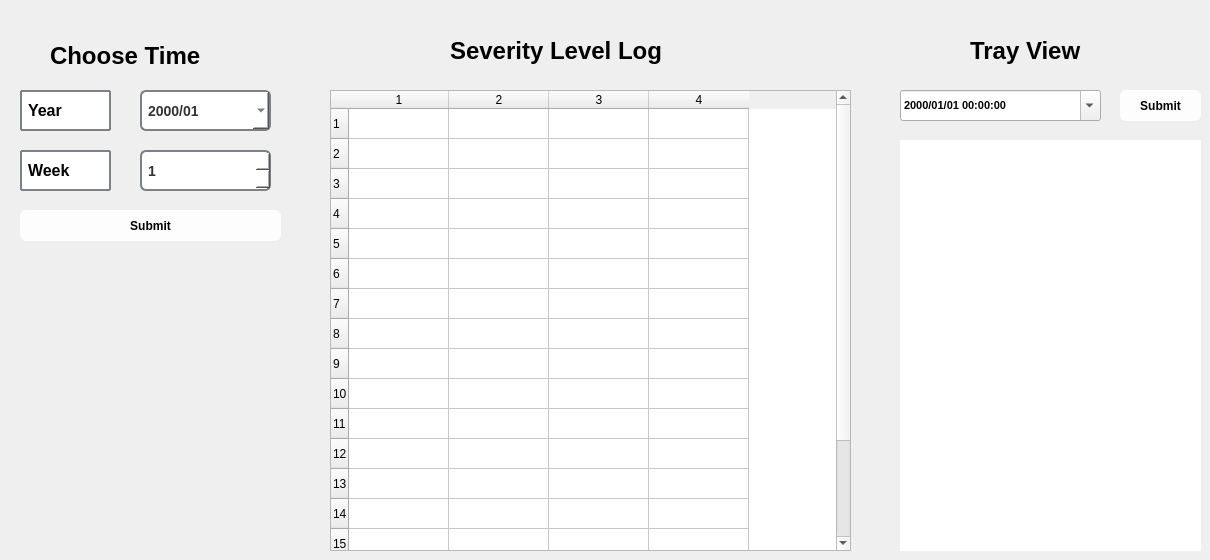
    <widget class="QWidget" name="severityPage">
     <widget class="QTableWidget" name="severityTable">
      <property name="geometry">
       <rect>
        <x>330</x>
        <y>90</y>
        <width>521</width>
        <height>461</height>
       </rect>
      </property>
      <property name="rowCount">
       <number>18</number>
      </property>
      <property name="columnCount">
       <number>4</number>
      </property>
      <row/>
      <row/>
      <row/>
      <row/>
      <row/>
      <row/>
      <row/>
      <row/>
      <row/>
      <row/>
      <row/>
      <row/>
      <row/>
      <row/>
      <row/>
      <row/>
      <row/>
      <row/>
      <column/>
      <column/>
      <column/>
      <column/>
     </widget>
     <widget class="QLabel" name="trayCamera">
      <property name="geometry">
       <rect>
        <x>900</x>
        <y>140</y>
        <width>301</width>
        <height>411</height>
       </rect>
      </property>
      <property name="styleSheet">
       <string notr="true">background-color:white;</string>
      </property>
      <property name="text">
       <string/>
      </property>
     </widget>
     <widget class="QLabel" name="logLogo">
      <property name="geometry">
       <rect>
        <x>460</x>
        <y>60</y>
        <width>51</width>
        <height>41</height>
       </rect>
      </property>
      <property name="text">
       <string/>
      </property>
      <property name="pixmap">
       <pixmap>../../../../Users/VICTUS/Downloads/1960242.png</pixmap>
      </property>
      <property name="scaledContents">
       <bool>true</bool>
      </property>
     </widget>
     <widget class="QLabel" name="chooseYearMonth">
      <property name="geometry">
       <rect>
        <x>20</x>
        <y>90</y>
        <width>91</width>
        <height>41</height>
       </rect>
      </property>
      <property name="font">
       <font>
        <pointsize>12</pointsize>
        <weight>75</weight>
        <bold>true</bold>
       </font>
      </property>
      <property name="styleSheet">
       <string notr="true">#chooseYearMonth {
    border: 2px solid #4CAF50;
    border-radius: 1px;
    padding: 2px;
	background-color: rgb(255, 255, 255);
	border-color: rgb(123, 128, 137);
}
</string>
      </property>
      <property name="text">
       <string>Year</string>
      </property>
      <property name="wordWrap">
       <bool>true</bool>
      </property>
     </widget>
     <widget class="QDateEdit" name="dateEdit">
      <property name="geometry">
       <rect>
        <x>140</x>
        <y>90</y>
        <width>131</width>
        <height>41</height>
       </rect>
      </property>
      <property name="font">
       <font>
        <pointsize>-1</pointsize>
        <weight>75</weight>
        <bold>true</bold>
       </font>
      </property>
      <property name="styleSheet">
       <string notr="true">#QDateTimeEdit, QDateEdit, QSpinBox {
    border: 2px solid #2E8B57;
    border-radius: 6px;
    padding: 4px;
    background-color: #ffffff;
    color: #333333;
    font-size: 14px;
    border-color: rgb(123, 128, 137);
}</string>
      </property>
      <property name="maximumDateTime">
       <datetime>
        <hour>23</hour>
        <minute>59</minute>
        <second>59</second>
        <year>9999</year>
        <month>12</month>
        <day>30</day>
       </datetime>
      </property>
      <property name="displayFormat">
       <string>yyyy/MM</string>
      </property>
      <property name="calendarPopup">
       <bool>true</bool>
      </property>
     </widget>
     <widget class="QLabel" name="chooseWeek">
      <property name="geometry">
       <rect>
        <x>20</x>
        <y>150</y>
        <width>91</width>
        <height>41</height>
       </rect>
      </property>
      <property name="font">
       <font>
        <pointsize>12</pointsize>
        <weight>75</weight>
        <bold>true</bold>
       </font>
      </property>
      <property name="styleSheet">
       <string notr="true">#chooseYearMonth, #chooseWeek {
    border: 2px solid #4CAF50;
    border-radius: 1px;
    padding: 2px;
	background-color: rgb(255, 255, 255);
	border-color: rgb(123, 128, 137);
}
</string>
      </property>
      <property name="text">
       <string>Week</string>
      </property>
      <property name="wordWrap">
       <bool>true</bool>
      </property>
     </widget>
     <widget class="QSpinBox" name="weekEdit">
      <property name="geometry">
       <rect>
        <x>140</x>
        <y>150</y>
        <width>131</width>
        <height>41</height>
       </rect>
      </property>
      <property name="font">
       <font>
        <pointsize>-1</pointsize>
        <weight>75</weight>
        <bold>true</bold>
       </font>
      </property>
      <property name="styleSheet">
       <string notr="true">#QDateTimeEdit, QDateEdit, QSpinBox {
    border: 2px solid #2E8B57;
    border-radius: 6px;
    padding: 4px;
    background-color: #ffffff;
    color: #333333;
    font-size: 14px;
    border-color: rgb(123, 128, 137);
}</string>
      </property>
      <property name="minimum">
       <number>1</number>
      </property>
      <property name="maximum">
       <number>4</number>
      </property>
     </widget>
     <widget class="QPushButton" name="submitDateTime">
      <property name="geometry">
       <rect>
        <x>20</x>
        <y>210</y>
        <width>261</width>
        <height>31</height>
       </rect>
      </property>
      <property name="styleSheet">
       <string notr="true">QPushButton {
	background-color: rgb(253, 253, 253);
    border-color: #2E8B57; /* SeaGreen */
    color: black;
    font-weight: bold;
    border: none;
    border-radius: 6px;
    padding: 8px 16px;
}

QPushButton:hover {
	border-color: rgb(85, 85, 255);
	background-color: rgb(166, 205, 255);
}

QPushButton:pressed {
    background-color: rgb(176, 176, 255);
}</string>
      </property>
      <property name="text">
       <string>Submit</string>
      </property>
     </widget>
     <widget class="QWidget" name="dateAndTimeList" native="true">
      <property name="geometry">
       <rect>
        <x>20</x>
        <y>260</y>
        <width>261</width>
        <height>291</height>
       </rect>
      </property>
     </widget>
     <widget class="QLabel" name="dashboardTitle_4">
      <property name="geometry">
       <rect>
        <x>50</x>
        <y>40</y>
        <width>201</width>
        <height>31</height>
       </rect>
      </property>
      <property name="font">
       <font>
        <pointsize>18</pointsize>
        <weight>75</weight>
        <bold>true</bold>
       </font>
      </property>
      <property name="text">
       <string>Choose Time</string>
      </property>
     </widget>
     <widget class="QLabel" name="dashboardTitle_5">
      <property name="geometry">
       <rect>
        <x>450</x>
        <y>30</y>
        <width>291</width>
        <height>41</height>
       </rect>
      </property>
      <property name="font">
       <font>
        <pointsize>18</pointsize>
        <weight>75</weight>
        <bold>true</bold>
       </font>
      </property>
      <property name="text">
       <string>Severity Level Log</string>
      </property>
     </widget>
     <widget class="QDateTimeEdit" name="dateTimeEdit">
      <property name="geometry">
       <rect>
        <x>900</x>
        <y>90</y>
        <width>201</width>
        <height>31</height>
       </rect>
      </property>
      <property name="font">
       <font>
        <pointsize>8</pointsize>
        <weight>75</weight>
        <bold>true</bold>
       </font>
      </property>
      <property name="styleSheet">
       <string notr="true">#QDateTimeEdit, QDateEdit, QSpinBox {
    border: 2px solid #2E8B57;
    border-radius: 6px;
    padding: 4px;
    background-color: #ffffff;
    color: #333333;
    font-size: 14px;
    border-color: rgb(123, 128, 137);
}</string>
      </property>
      <property name="displayFormat">
       <string>yyyy/MM/dd HH:mm:ss</string>
      </property>
      <property name="calendarPopup">
       <bool>true</bool>
      </property>
     </widget>
     <widget class="QLabel" name="dashboardTitle_6">
      <property name="geometry">
       <rect>
        <x>970</x>
        <y>30</y>
        <width>161</width>
        <height>41</height>
       </rect>
      </property>
      <property name="font">
       <font>
        <pointsize>18</pointsize>
        <weight>75</weight>
        <bold>true</bold>
       </font>
      </property>
      <property name="text">
       <string>Tray View</string>
      </property>
     </widget>
     <widget class="QPushButton" name="submitDateTime_2">
      <property name="geometry">
       <rect>
        <x>1120</x>
        <y>90</y>
        <width>81</width>
        <height>31</height>
       </rect>
      </property>
      <property name="styleSheet">
       <string notr="true">QPushButton {
	background-color: rgb(253, 253, 253);
    border-color: #2E8B57; /* SeaGreen */
    color: black;
    font-weight: bold;
    border: none;
    border-radius: 6px;
    padding: 8px 16px;
}

QPushButton:hover {
	border-color: rgb(85, 85, 255);
	background-color: rgb(166, 205, 255);
}

QPushButton:pressed {
    background-color: rgb(176, 176, 255);
}</string>
      </property>
      <property name="text">
       <string>Submit</string>
      </property>
     </widget>
    </widget>
